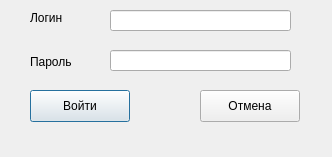
<?xml version="1.0" encoding="UTF-8"?>
<ui version="4.0">
 <class>LoginDialog</class>
 <widget class="QDialog" name="LoginDialog">
  <property name="geometry">
   <rect>
    <x>0</x>
    <y>0</y>
    <width>332</width>
    <height>157</height>
   </rect>
  </property>
  <property name="windowTitle">
   <string>Вход в систему</string>
  </property>
  <widget class="QWidget" name="centralwidget" native="true">
   <property name="geometry">
    <rect>
     <x>0</x>
     <y>0</y>
     <width>330</width>
     <height>132</height>
    </rect>
   </property>
   <widget class="QLineEdit" name="usernameInput">
    <property name="geometry">
     <rect>
      <x>110</x>
      <y>10</y>
      <width>181</width>
      <height>21</height>
     </rect>
    </property>
   </widget>
   <widget class="QLineEdit" name="passwordInput">
    <property name="geometry">
     <rect>
      <x>110</x>
      <y>50</y>
      <width>181</width>
      <height>21</height>
     </rect>
    </property>
   </widget>
   <widget class="QPushButton" name="loginButton">
    <property name="geometry">
     <rect>
      <x>30</x>
      <y>90</y>
      <width>100</width>
      <height>32</height>
     </rect>
    </property>
    <property name="text">
     <string>Войти</string>
    </property>
   </widget>
   <widget class="QPushButton" name="cancelButton">
    <property name="geometry">
     <rect>
      <x>200</x>
      <y>90</y>
      <width>100</width>
      <height>32</height>
     </rect>
    </property>
    <property name="text">
     <string>Отмена</string>
    </property>
   </widget>
   <widget class="QLabel" name="label_username">
    <property name="geometry">
     <rect>
      <x>30</x>
      <y>10</y>
      <width>71</width>
      <height>16</height>
     </rect>
    </property>
    <property name="text">
     <string>Логин</string>
    </property>
   </widget>
   <widget class="QLabel" name="label_password">
    <property name="geometry">
     <rect>
      <x>30</x>
      <y>54</y>
      <width>71</width>
      <height>16</height>
     </rect>
    </property>
    <property name="text">
     <string>Пароль</string>
    </property>
   </widget>
  </widget>
 </widget>
 <resources/>
 <connections/>
</ui>
